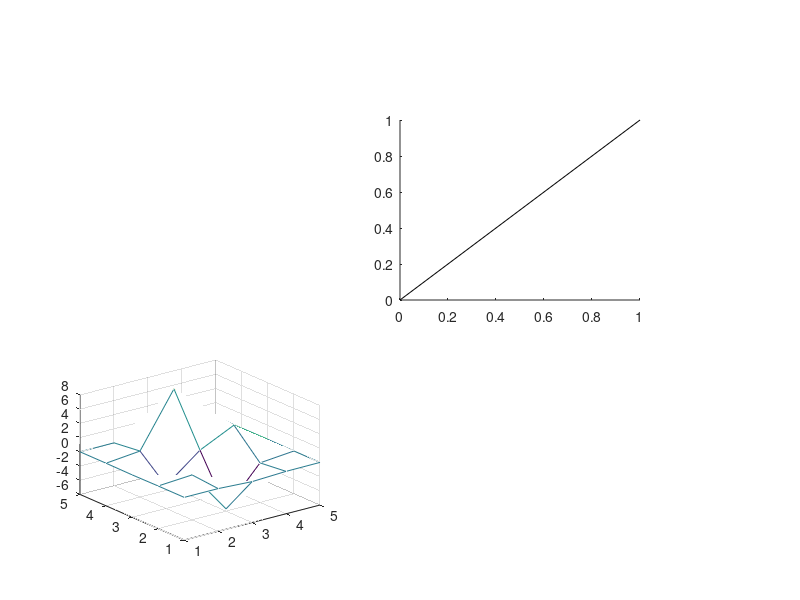

Write the MATLAB code that produced this figure. (Note: this script raises an error after producing the figure.)
%=============================================================================
% Copyright (c) 2026-present Allan CORNET (Nelson)
%=============================================================================
% This file is part of Nelson.
%=============================================================================
% LICENCE_BLOCK_BEGIN
% SPDX-License-Identifier: LGPL-3.0-or-later
% LICENCE_BLOCK_END
%=============================================================================
% <--WEIGHT 4-->
% <--ADV-CLI MODE-->
%=============================================================================
% mesh, meshz, meshc, waterfall and binscatter must take name/value pairs: the
% pair must reach the object created, a pair given by the caller must win over
% the default the function applies, and a 'Parent' pair must designate the
% target without leaving a duplicate behind for the low level constructor.
%
% The witness is found back by Tag and never by handle: a freed handle id is
% handed out again to the next object created, so isgraphics() on a stale handle
% answers for whatever object now holds that id.
%=============================================================================
parentPropertyStatements = {...
  'mesh(peaks(5), ''Parent'', ax1)', ...
  'mesh(1:5, 1:5, peaks(5), ''Parent'', ax1)', ...
  'mesh(peaks(5), ''EdgeColor'', ''r'', ''Parent'', ax1)', ...
  'meshz(peaks(5), ''Parent'', ax1)', ...
  'meshz(1:5, 1:5, peaks(5), ''Parent'', ax1)', ...
  'meshz(peaks(5), ''EdgeColor'', ''r'', ''Parent'', ax1)', ...
  'waterfall(peaks(5), ''Parent'', ax1)', ...
  'waterfall(1:5, 1:5, peaks(5), ''Parent'', ax1)', ...
  'waterfall(peaks(5), ''EdgeColor'', ''r'', ''Parent'', ax1)', ...
  'binscatter([1 2 3], [1 2 3], ''Parent'', ax1)', ...
  'binscatter([1 2 3], [1 2 3], 4, ''Parent'', ax1)', ...
  'binscatter([1 2 3], [1 2 3], ''NumBins'', [2 2], ''Parent'', ax1)'};
%=============================================================================
for k = 1:numel(parentPropertyStatements)
  statement = parentPropertyStatements{k};
  f = figure('Visible', 'off');
  ax1 = axes('Parent', f, 'Position', [0.1 0.1 0.3 0.3]);
  ax2 = axes('Parent', f, 'Position', [0.5 0.5 0.3 0.3]);
  line('Parent', ax1, 'XData', [0 1], 'YData', [0 1], 'Tag', 'TARGETW');
  line('Parent', ax2, 'XData', [0 1], 'YData', [0 1], 'Tag', 'BYSTANDERW');
  eval(statement);
  assert_istrue(isempty(findobj(ax1, 'Tag', 'TARGETW')), ...
    [statement, ' must clear the axes named by Parent.']);
  assert_isequal(numel(findobj(ax2, 'Tag', 'BYSTANDERW')), 1, ...
    [statement, ' must not touch the current axes.']);
  assert_istrue(numel(ax1.Children) >= 1, ...
    [statement, ' must draw in the axes named by Parent.']);
  assert_isequal(gca(), ax2, [statement, ' must not change the current axes.']);
  close(f);
end
%=============================================================================
% A property given by the caller wins over the default the function applies.
f = figure('Visible', 'off');
h = mesh(peaks(5), 'EdgeColor', 'r');
assert_isequal(h.EdgeColor, [1 0 0]);
close(f);
%=============================================================================
f = figure('Visible', 'off');
h = mesh(peaks(5), 'FaceColor', 'g');
assert_isequal(h.FaceColor, [0 1 0]);
close(f);
%=============================================================================
f = figure('Visible', 'off');
h = mesh(peaks(5), 'FaceLighting', 'gouraud', 'LineWidth', 2, 'LineStyle', ':');
assert_isequal(h.FaceLighting, 'gouraud');
assert_isequal(h.LineWidth, 2);
assert_isequal(h.LineStyle, ':');
close(f);
%=============================================================================
f = figure('Visible', 'off');
h = meshz(peaks(5), 'EdgeColor', 'r');
assert_isequal(h.EdgeColor, [1 0 0]);
close(f);
%=============================================================================
f = figure('Visible', 'off');
h = meshz(peaks(5), 'FaceColor', 'g');
assert_isequal(h.FaceColor, [0 1 0]);
close(f);
%=============================================================================
% meshc returns the surface and the contour, the surface first.
f = figure('Visible', 'off');
h = meshc(peaks(5), 'EdgeColor', 'r');
assert_isequal(h(1).EdgeColor, [1 0 0]);
close(f);
%=============================================================================
f = figure('Visible', 'off');
h = meshc(peaks(5), 'FaceColor', 'g', 'LineWidth', 2);
assert_isequal(h(1).FaceColor, [0 1 0]);
assert_isequal(h(1).LineWidth, 2);
close(f);
%=============================================================================
% waterfall paints the curtains with the colormap and keeps a white fill, so an
% EdgeColor given by the caller wins while FaceColor stays the waterfall one.
f = figure('Visible', 'off');
h = waterfall(peaks(5), 'EdgeColor', 'r');
assert_isequal(h.EdgeColor, [1 0 0]);
close(f);
%=============================================================================
f = figure('Visible', 'off');
h = waterfall(peaks(5), 'FaceColor', 'g', 'LineWidth', 2);
assert_isequal(h.FaceColor, [1 1 1]);
assert_isequal(h.LineWidth, 2);
close(f);
%=============================================================================
f = figure('Visible', 'off');
h = binscatter([1 2 3], [1 2 3], 'FaceAlpha', 0.5, 'ShowEmptyBins', 'on');
assert_isequal(h.FaceAlpha, 0.5);
assert_isequal(char(h.ShowEmptyBins), 'on');
close(f);
%=============================================================================
% Names and values given as strings are taken just like char ones.
f = figure('Visible', 'off');
h = mesh(peaks(5), "EdgeColor", "r");
assert_isequal(h.EdgeColor, [1 0 0]);
close(f);
%=============================================================================
f = figure('Visible', 'off');
h = meshz(peaks(5), "EdgeColor", "r");
assert_isequal(h.EdgeColor, [1 0 0]);
close(f);
%=============================================================================
f = figure('Visible', 'off');
h = waterfall(peaks(5), "EdgeColor", "r");
assert_isequal(h.EdgeColor, [1 0 0]);
close(f);
%=============================================================================
% Repeating a property is legal for a patch: the last value wins, as it already
% does for a surface. waterfall leans on it to let its defaults be overridden.
f = figure('Visible', 'off');
h = patch('XData', [0 1 1], 'YData', [0 0 1], 'LineWidth', 1, 'LineWidth', 3);
assert_isequal(h.LineWidth, 3);
close(f);
%=============================================================================
f = figure('Visible', 'off');
h = patch('XData', [0 1 1], 'YData', [0 0 1], 'EdgeColor', 'flat', 'EdgeColor', 'r');
assert_isequal(h.EdgeColor, [1 0 0]);
close(f);
%=============================================================================
% A 'Parent' pair given twice keeps the last one, as a repeated property does.
f = figure('Visible', 'off');
ax1 = axes('Parent', f, 'Position', [0.1 0.1 0.3 0.3]);
ax2 = axes('Parent', f, 'Position', [0.5 0.5 0.3 0.3]);
h = mesh(peaks(5), 'Parent', ax1, 'Parent', ax2);
assert_isequal(h.Parent, ax2);
close(f);
%=============================================================================
% An hggroup named by Parent: mesh adds to the group and leaves the axes that
% holds it alone, waterfall and binscatter draw in that axes and start it anew.
f = figure('Visible', 'off');
ax1 = axes('Parent', f, 'Position', [0.1 0.1 0.3 0.3]);
g = hggroup('Parent', ax1);
axes('Parent', f, 'Position', [0.5 0.5 0.3 0.3]);
line('Parent', ax1, 'XData', [0 1], 'YData', [0 1], 'Tag', 'TARGETW');
h = mesh(peaks(5), 'Parent', g);
assert_isequal(h.Parent, g);
assert_isequal(numel(findobj(ax1, 'Tag', 'TARGETW')), 1);
close(f);
%=============================================================================
f = figure('Visible', 'off');
ax1 = axes('Parent', f, 'Position', [0.1 0.1 0.3 0.3]);
g = hggroup('Parent', ax1);
axes('Parent', f, 'Position', [0.5 0.5 0.3 0.3]);
line('Parent', ax1, 'XData', [0 1], 'YData', [0 1], 'Tag', 'TARGETW');
h = waterfall(peaks(5), 'Parent', g);
assert_isequal(h.Parent, ax1);
assert_istrue(isempty(findobj(ax1, 'Tag', 'TARGETW')));
close(f);
%=============================================================================
f = figure('Visible', 'off');
ax1 = axes('Parent', f, 'Position', [0.1 0.1 0.3 0.3]);
g = hggroup('Parent', ax1);
axes('Parent', f, 'Position', [0.5 0.5 0.3 0.3]);
line('Parent', ax1, 'XData', [0 1], 'YData', [0 1], 'Tag', 'TARGETW');
h = binscatter([1 2 3], [1 2 3], 'Parent', g);
assert_isequal(h.Parent, ax1);
assert_istrue(isempty(findobj(ax1, 'Tag', 'TARGETW')));
close(f);
%=============================================================================
